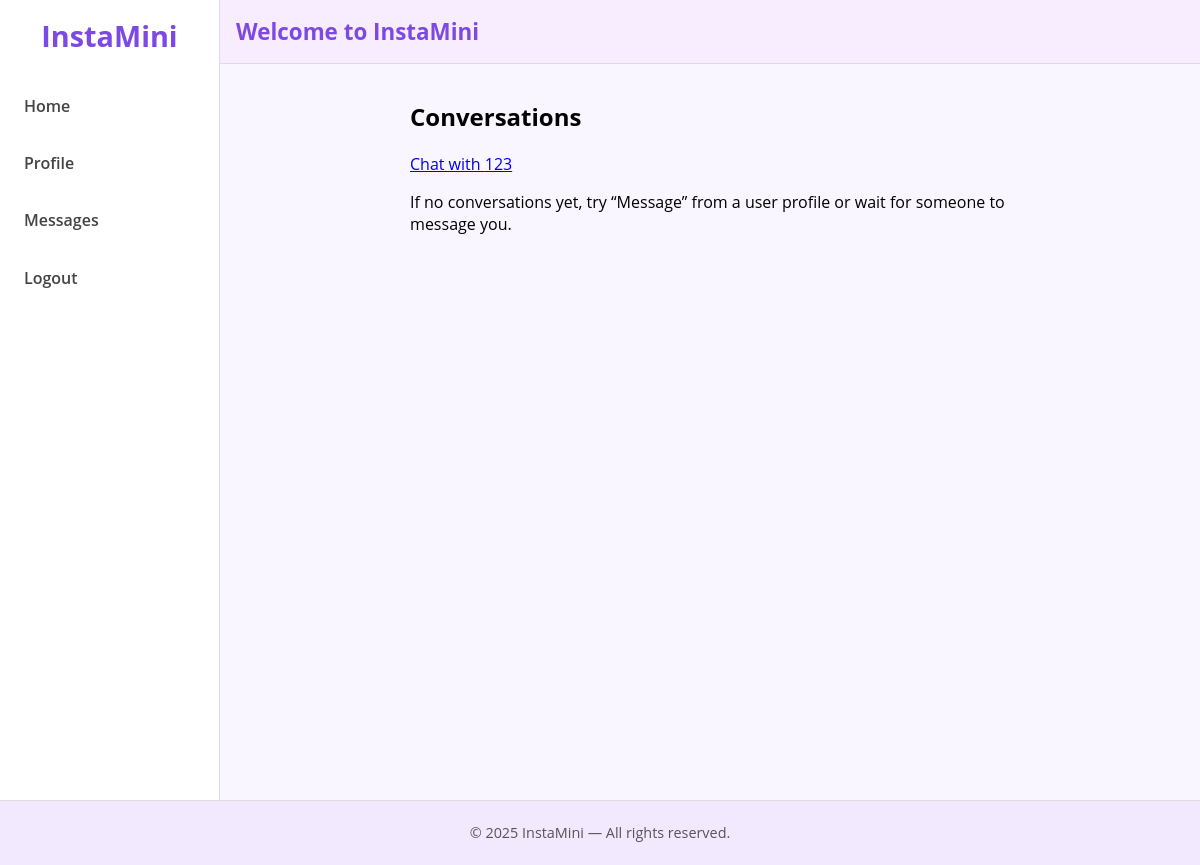
Page /messages (signed in) on the earlier database version.
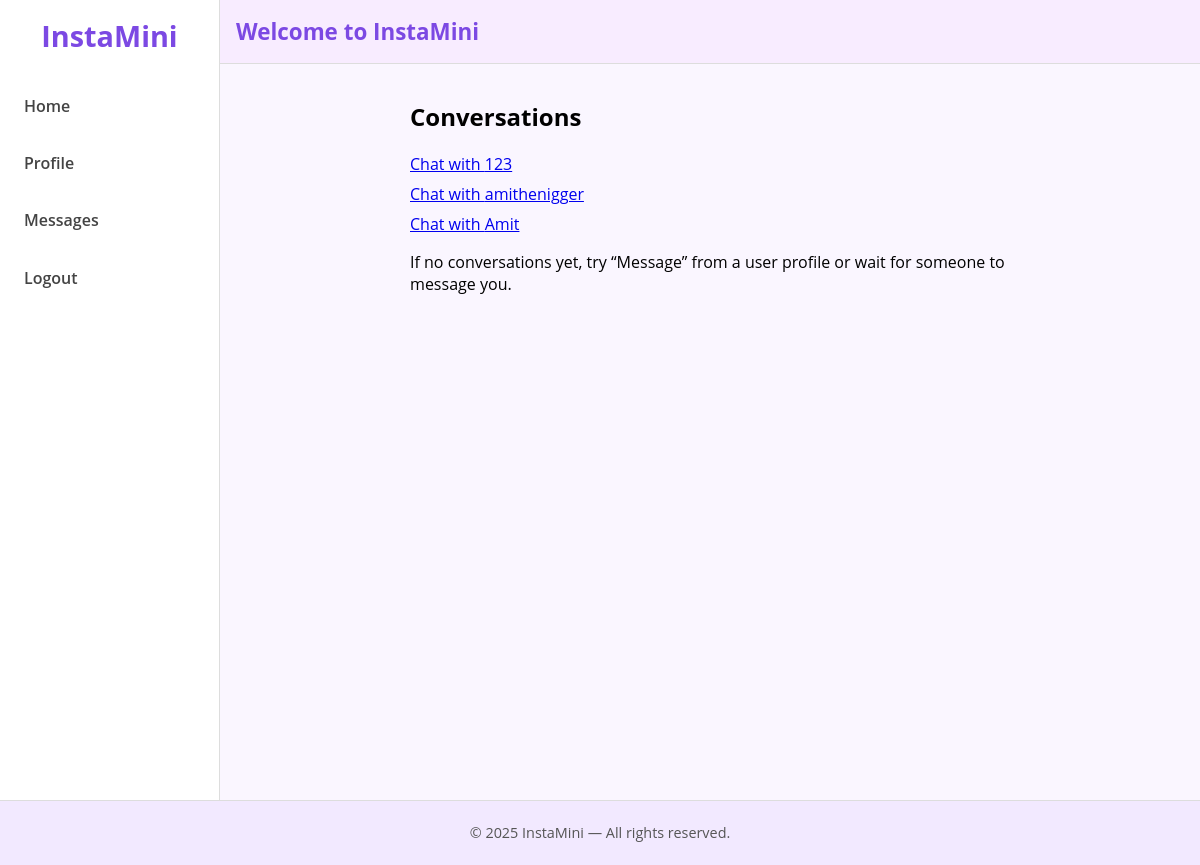
Same page on the later database version.
### tables this page shows
CREATE TABLE users (
                id INTEGER PRIMARY KEY AUTOINCREMENT,
                username TEXT UNIQUE NOT NULL,
                password_hash TEXT NOT NULL,
                profile_picture TEXT,
                bio TEXT
            );

### app.py (the view)
@app.route("/messages")
def messages_list():
    user_id = get_current_user_id()
    if not user_id:
        return redirect(url_for("login"))
    conn = get_db_connection()
    rows = conn.execute("""
        SELECT DISTINCT u.id, u.username
        FROM messages m
        JOIN users u ON (u.id = m.sender_id OR u.id = m.recipient_id)
        WHERE (m.sender_id=? OR m.recipient_id=?) AND u.id<>?
    """, (user_id, user_id, user_id)).fetchall()
    conn.close()
    conversation_partners = [dict(r) for r in rows]
    return render_template("messages.html", conversation_partners=conversation_partners)

### app.py (called while the page is built)
def get_db_connection():
    conn = sqlite3.connect(DATABASE)
    conn.row_factory = sqlite3.Row
    return conn

def get_current_user_id():
    return session.get("user_id")

### templates/messages.html (shortened to what this page needs)
{% extends "base.html" %}
{% block content %}
<div class="messages-page animated-fade-in">
  {% if not conversation %}
    <h2>Conversations</h2>
    <ul class="conversation-list">
      {% for partner in conversation_partners %}
        <li>
          <a href="{{ url_for('direct_messages', username=partner['username']) }}">
            Chat with {{ partner['username'] }}
          </a>
        </li>
      {% endfor %}
    </ul>
    <p>If no conversations yet, try “Message” from a user profile or wait for someone to message you.</p>
  {% endif %}
</div>
{% endblock %}

### templates/base.html (shortened to what this page needs)
<!DOCTYPE html>
<html lang="en">
<head>
  <link rel="stylesheet" href="{{ url_for('static', filename='style.css') }}">
</head>
<body>
  <div class="main-container">
    <aside class="sidebar-left">
      <div class="sidebar-brand">
        <h2>InstaMini</h2>
      </div>
      <nav class="sidebar-nav">
        <a href="{{ url_for('feed') }}" class="nav-item">Home</a>
        {% if session.get('user_id') %}
          <a href="{{ url_for('profile') }}" class="nav-item">Profile</a>
          <a href="{{ url_for('messages_list') }}" class="nav-item">Messages</a>
          <a href="{{ url_for('logout') }}" class="nav-item">Logout</a>
        {% else %}
          <a href="{{ url_for('login') }}" class="nav-item">Login</a>
          <a href="{{ url_for('signup') }}" class="nav-item">Sign Up</a>
        {% endif %}
      </nav>
    </aside>
    <div class="content-wrapper">
      <header>
        <div class="header-title">Welcome to InstaMini</div>
      </header>
      <main>
        {% block content %}{% endblock %}
      </main>
    </div>
  </div>
  <footer>
    <p>© 2025 InstaMini — All rights reserved.</p>
  </footer>
</body>
</html>

### static/style.css (style rules this page uses)
html, body { margin: 0; padding: 0; background-color: #faf6ff; font-family: 'Open Sans', sans-serif; }
.main-container { display: grid; grid-template-columns: 220px 1fr; grid-template-rows: 100vh; }
.sidebar-left { background-color: #fff; border-right: 1px solid #ddd; padding: 1rem; }
.sidebar-brand { text-align: center; margin-bottom: 2rem; }
.sidebar-brand h2 { color: #7c49e3; margin: 0; font-size: 1.8rem; }
.sidebar-nav .nav-item { display: block; margin: 1.2rem 0; color: #444; text-decoration: none; font-weight: 600; padding: 0.5rem; border-radius: 6px; transition: background-color 0.2s; }
.content-wrapper { display: flex; flex-direction: column; overflow-y: auto; }
header { background-color: #f8ecff; border-bottom: 1px solid #ddd; padding: 1rem; }
.header-title { font-size: 1.4rem; font-weight: 700; color: #7c49e3; }
main { flex: 1; padding: 1rem; }
footer { text-align: center; padding: 0.5rem; font-size: 0.9rem; background-color: #f2e9ff; color: #555; border-top: 1px solid #ddd; }
.messages-page { max-width: 600px; margin: 0 auto; }
.conversation-list { list-style: none; padding: 0; }
.conversation-list li { margin: 0.5rem 0; }
.animated-fade-in { animation: fadeIn 0.5s ease forwards; opacity: 0; }

Differences in the rows shown:
added users: username "amithenigger"
added users: username "Amit"
